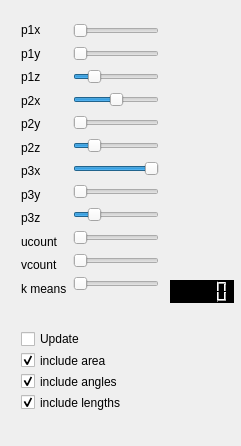
<?xml version="1.0" encoding="UTF-8"?>
<ui version="4.0">
 <class>kilianroof</class>
 <widget class="QWidget" name="kilianroof">
  <property name="geometry">
   <rect>
    <x>0</x>
    <y>0</y>
    <width>241</width>
    <height>446</height>
   </rect>
  </property>
  <property name="windowTitle">
   <string>kilianroof</string>
  </property>
  <widget class="QWidget" name="horizontalLayoutWidget">
   <property name="geometry">
    <rect>
     <x>10</x>
     <y>10</y>
     <width>160</width>
     <height>298</height>
    </rect>
   </property>
   <layout class="QHBoxLayout" name="horizontalLayout">
    <item>
     <layout class="QVBoxLayout" name="verticalLayout_2">
      <item>
       <widget class="QLabel" name="label">
        <property name="text">
         <string>p1x</string>
        </property>
       </widget>
      </item>
      <item>
       <widget class="QLabel" name="label_9">
        <property name="text">
         <string>p1y</string>
        </property>
       </widget>
      </item>
      <item>
       <widget class="QLabel" name="label_8">
        <property name="text">
         <string>p1z</string>
        </property>
       </widget>
      </item>
      <item>
       <widget class="QLabel" name="label_7">
        <property name="text">
         <string>p2x</string>
        </property>
       </widget>
      </item>
      <item>
       <widget class="QLabel" name="label_6">
        <property name="text">
         <string>p2y</string>
        </property>
       </widget>
      </item>
      <item>
       <widget class="QLabel" name="label_2">
        <property name="text">
         <string>p2z</string>
        </property>
       </widget>
      </item>
      <item>
       <widget class="QLabel" name="label_4">
        <property name="text">
         <string>p3x</string>
        </property>
       </widget>
      </item>
      <item>
       <widget class="QLabel" name="label_5">
        <property name="text">
         <string>p3y</string>
        </property>
       </widget>
      </item>
      <item>
       <widget class="QLabel" name="label_3">
        <property name="text">
         <string>p3z</string>
        </property>
       </widget>
      </item>
      <item>
       <widget class="QLabel" name="label_10">
        <property name="text">
         <string>ucount</string>
        </property>
       </widget>
      </item>
      <item>
       <widget class="QLabel" name="label_11">
        <property name="text">
         <string>vcount</string>
        </property>
       </widget>
      </item>
      <item>
       <widget class="QLabel" name="label_12">
        <property name="text">
         <string>k means</string>
        </property>
       </widget>
      </item>
     </layout>
    </item>
    <item>
     <layout class="QVBoxLayout" name="sliderset">
      <item>
       <widget class="QSlider" name="p1x">
        <property name="orientation">
         <enum>Qt::Horizontal</enum>
        </property>
       </widget>
      </item>
      <item>
       <widget class="QSlider" name="p1y">
        <property name="orientation">
         <enum>Qt::Horizontal</enum>
        </property>
       </widget>
      </item>
      <item>
       <widget class="QSlider" name="p1z">
        <property name="value">
         <number>20</number>
        </property>
        <property name="orientation">
         <enum>Qt::Horizontal</enum>
        </property>
       </widget>
      </item>
      <item>
       <widget class="QSlider" name="p2x">
        <property name="value">
         <number>50</number>
        </property>
        <property name="orientation">
         <enum>Qt::Horizontal</enum>
        </property>
       </widget>
      </item>
      <item>
       <widget class="QSlider" name="p2y">
        <property name="orientation">
         <enum>Qt::Horizontal</enum>
        </property>
       </widget>
      </item>
      <item>
       <widget class="QSlider" name="p2z">
        <property name="value">
         <number>20</number>
        </property>
        <property name="orientation">
         <enum>Qt::Horizontal</enum>
        </property>
       </widget>
      </item>
      <item>
       <widget class="QSlider" name="p3x">
        <property name="value">
         <number>99</number>
        </property>
        <property name="orientation">
         <enum>Qt::Horizontal</enum>
        </property>
       </widget>
      </item>
      <item>
       <widget class="QSlider" name="p3y">
        <property name="orientation">
         <enum>Qt::Horizontal</enum>
        </property>
       </widget>
      </item>
      <item>
       <widget class="QSlider" name="p3z">
        <property name="value">
         <number>20</number>
        </property>
        <property name="orientation">
         <enum>Qt::Horizontal</enum>
        </property>
       </widget>
      </item>
      <item>
       <widget class="QSlider" name="ucount">
        <property name="minimum">
         <number>10</number>
        </property>
        <property name="maximum">
         <number>200</number>
        </property>
        <property name="orientation">
         <enum>Qt::Horizontal</enum>
        </property>
       </widget>
      </item>
      <item>
       <widget class="QSlider" name="vcount">
        <property name="minimum">
         <number>10</number>
        </property>
        <property name="maximum">
         <number>200</number>
        </property>
        <property name="orientation">
         <enum>Qt::Horizontal</enum>
        </property>
       </widget>
      </item>
      <item>
       <widget class="QSlider" name="famcount">
        <property name="maximum">
         <number>2000</number>
        </property>
        <property name="value">
         <number>1</number>
        </property>
        <property name="orientation">
         <enum>Qt::Horizontal</enum>
        </property>
       </widget>
      </item>
     </layout>
    </item>
   </layout>
  </widget>
  <widget class="QWidget" name="verticalLayoutWidget">
   <property name="geometry">
    <rect>
     <x>10</x>
     <y>320</y>
     <width>161</width>
     <height>101</height>
    </rect>
   </property>
   <layout class="QVBoxLayout" name="verticalLayout">
    <item>
     <widget class="QCheckBox" name="updatechk">
      <property name="text">
       <string>Update</string>
      </property>
     </widget>
    </item>
    <item>
     <widget class="QCheckBox" name="areachk">
      <property name="text">
       <string>include area</string>
      </property>
      <property name="checked">
       <bool>true</bool>
      </property>
     </widget>
    </item>
    <item>
     <widget class="QCheckBox" name="angleschk">
      <property name="text">
       <string>include angles</string>
      </property>
      <property name="checked">
       <bool>true</bool>
      </property>
     </widget>
    </item>
    <item>
     <widget class="QCheckBox" name="lengthschk">
      <property name="text">
       <string>include lengths</string>
      </property>
      <property name="checked">
       <bool>true</bool>
      </property>
     </widget>
    </item>
   </layout>
  </widget>
  <widget class="QLCDNumber" name="lcdNumber">
   <property name="geometry">
    <rect>
     <x>170</x>
     <y>280</y>
     <width>64</width>
     <height>23</height>
    </rect>
   </property>
   <property name="styleSheet">
    <string notr="true">color: rgb(85, 255, 0);
background-color: rgb(0, 0, 0);
</string>
   </property>
  </widget>
 </widget>
 <layoutdefault spacing="6" margin="11"/>
 <resources/>
 <connections>
  <connection>
   <sender>famcount</sender>
   <signal>valueChanged(int)</signal>
   <receiver>lcdNumber</receiver>
   <slot>display(int)</slot>
   <hints>
    <hint type="sourcelabel">
     <x>113</x>
     <y>296</y>
    </hint>
    <hint type="destinationlabel">
     <x>201</x>
     <y>291</y>
    </hint>
   </hints>
  </connection>
 </connections>
</ui>
